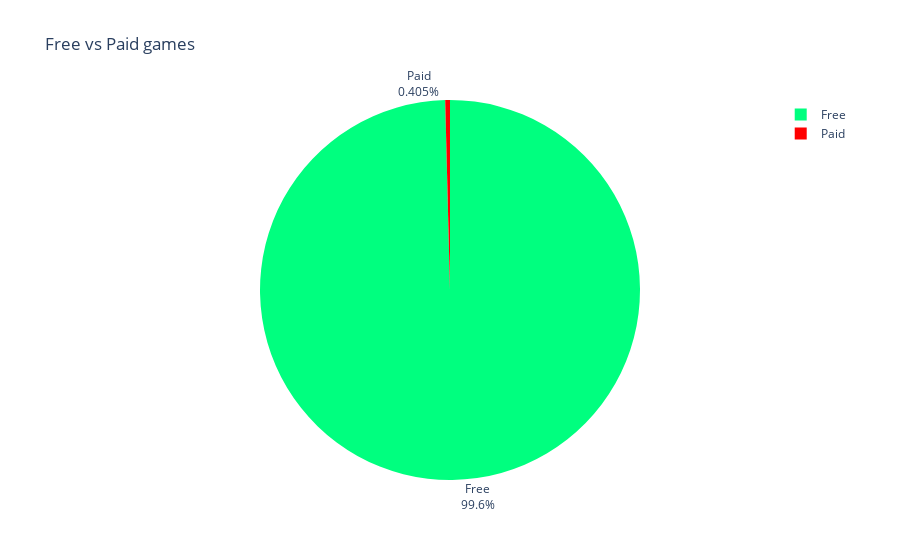

This figure's notebook cell:
### Code cell
free_games = df['paid'].value_counts()
label = ['Free', 'Paid']
values = df['paid'].value_counts().values

fig = px.pie(free_games, values=values, names=label, title='Free vs Paid games', color_discrete_sequence=["springgreen", "red"])
fig.update_traces(textposition='outside', textinfo='percent+label')
fig.show()

### Figure 1 — Plotly figure (JSON) as saved in the notebook; plotly's stock layout.template omitted (floating-point values rounded to 4 significant figures)
{"data": [{"domain": {"x": [0, 1], "y": [0, 1]}, "hovertemplate": "label=%{label}<br>value=%{value}<extra></extra>", "labels": ["Free", "Paid"], "legendgroup": "", "name": "", "showlegend": true, "textinfo": "percent+label", "textposition": "outside", "type": "pie", "values": [1723, 7]}], "layout": {"legend": {"tracegroupgap": 0}, "piecolorway": ["springgreen", "red"], "title": {"text": "Free vs Paid games"}}}
